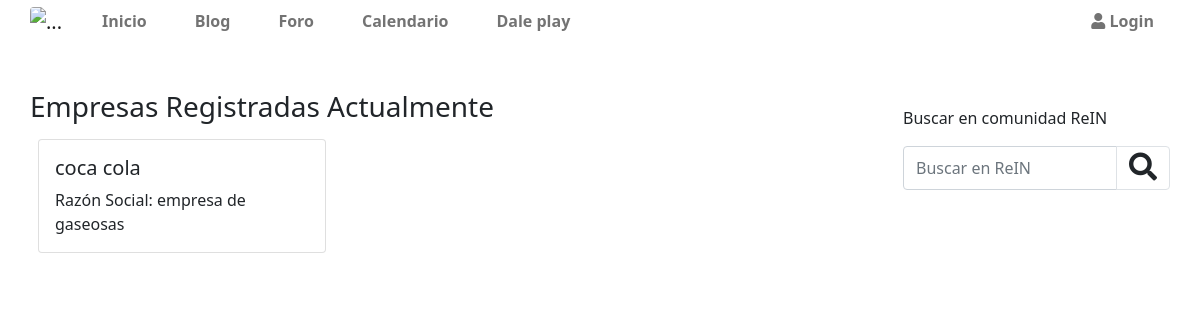
Before: /appempresas/empresasregistradas/ with the older database file.
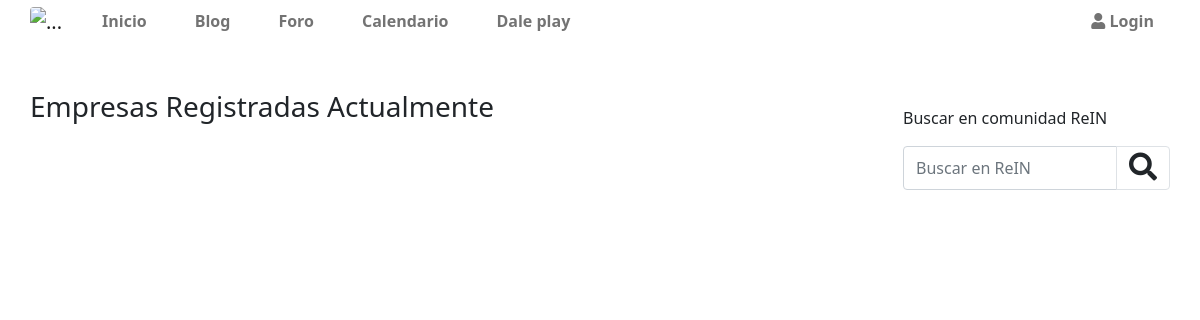
After: the same page with the newer database file.
### appempresas/models.py (models this page shows, shortened)
class empresasm(models.Model):
    nombreempresa=models.CharField(max_length=120,verbose_name='Nombre')
    razonsocialempresa=models.TextField(verbose_name='Razon Social:')
    usuarioempresa=models.ForeignKey(User,on_delete=models.CASCADE,related_name='usuarioempresa',verbose_name='Usuario')
    created=models.DateTimeField(auto_now_add=True)
    updated=models.DateTimeField(auto_now_add=True)
    class Meta:
        verbose_name='empresasm'
        verbose_name_plural='empresasms'
        ordering = ['-created']

### appempresas/views.py (the view)
# urls.py: path('empresasregistradas/',views.empresasregistradas,name="empresasregistradas"),
def empresasregistradas(request):
    empresas = empresasm.objects.all()
    contexto = {'empresas':empresas}
    return render(request,'appempresas/empresasregistradas.html',contexto)

### apprein/context_processors.py (called while the page is built)
def data_templates(request):
    cat = categorias.objects.all()
    subcat = subcategorias.objects.all()
    blog = blogm.objects.all()
    notiblog = notificacionesblog.objects.all().count()
    notiforo = notificacionesforo.objects.all().count()
    notieventos = notificacioneseventos.objects.all().count()
    return{
        'categorias':cat,
        'subcat':subcat,
        'notificaciones':(notiblog+notiforo+notieventos)
    }

### appempresas/templates/appempresas/empresasregistradas.html (shortened to what this page needs)
{% extends "apprein/plantilla.html" %}
{% load static %}
{% load humanize %}
{% block content %}
<div class="row">
    <div class="col-lg-12">
        <h3>Empresas Registradas Actualmente</h3>
    </div>
    <div class="col-lg-12 d-flex">
        {% for e in empresas  %}
        <div class="card m-2" style="width: 18rem;">
            <div class="card-body">
              <h5 class="card-title">{{e.nombreempresa}}</h5>
              <p class="card-text">Razón Social: {{e.razonsocialempresa}}</p>
            </div>
          </div>
          {% endfor %}
    </div>
</div>
{% endblock  %}

Changed rows visible on the page:
removed empresasm: nombreempresa "coca cola", razonsocialempresa "empresa de gaseosas"
